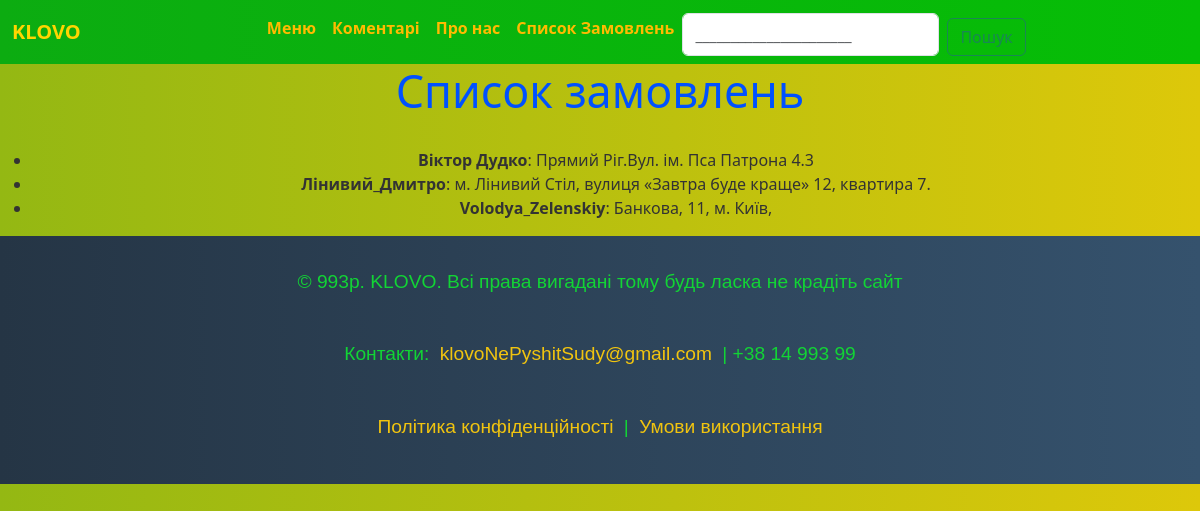
The page /orders on the database its author committed.
### tables this page shows
CREATE TABLE orders (
    id INTEGER PRIMARY KEY AUTOINCREMENT,
    
    name TEXT,
    address TEXT
    
);

### app.py (the view)
@app.route('/orders')
def orders():
    all_orders = get_all_orders()
    return render_template('orders.html', orders=all_orders)

### app.py (called while the page is built)
def get_all_orders():
    with sqlite3.connect(DB) as conn:
        cursor = conn.cursor()
        cursor.execute("SELECT name, address FROM orders")
        return cursor.fetchall()

### templates/orders.html
{% extends 'base.html' %}
{% block content %}
<h1>Список замовлень</h1>
<ul>
    {% for name, address in orders %}
        <li><strong>{{ name }}</strong>: {{ address }}</li>
    {% endfor %}
</ul>
{% endblock content %}

### static/style.css (style rules this page uses)
body { background: linear-gradient(to right, #94b813, #ddc80a); }
body { margin: 0; padding: 0; background-color: #f5f5f5; height: 100vh; text-align: center; justify-content: center; align-items: center; font-family: 'Arial', sans-serif; text-align: center; }
body { margin: 0; font-family: Arial, sans-serif; background-color: #f9f9f9; }
body { font-family: 'Segoe UI', Tahoma, Geneva, Verdana, sans-serif; background-color: #f0f4f8; color: #333; margin: 0; padding: 0; }
h1 { font-size: 3rem; color: #2a71d0; margin-bottom: 30px; text-align: center; }
body { font-family: 'Segoe UI', Tahoma, Geneva, Verdana, sans-serif; background-color: #f4f7fa; margin: 0; padding: 0; }
h1 { font-size: 2.8rem; color: #2a71d0; margin-bottom: 30px; text-align: center; }
h1 { color: #0051ff; }

### rows shown on the page
orders: name "Віктор Дудко", address "Прямий Ріг.Вул. ім. Пса Патрона 4.3"
orders: name "Лінивий_Дмитро", address "м. Лінивий Стіл, вулиця «Завтра буде краще» 12, квартира 7."
orders: name "Volodya_Zelenskiy", address "Банкова, 11, м. Київ,"
